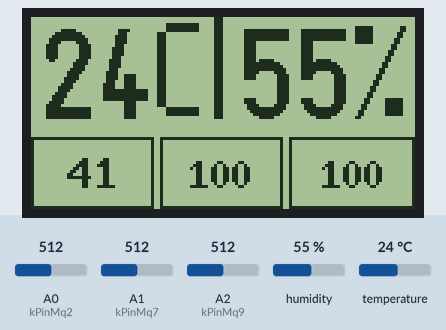
Recording of a program running on a simulated Arduino Uno, built with avr-gcc and run on an emulated ATmega328P. On the bench: 128×64 one-colour display. Wiring (inferred from the names in the program): AHT10/20 sensor at I2C address 0x38. The inputs (shaded band) are chosen by the test bench; at power-on: A2 (kPinMq9) = 512, A0 (kPinMq2) = 512, A1 (kPinMq7) = 512, humidity 55 %, temperature 24 °C. What the program prints to the serial monitor is not drawn.

Above: at 3.5 s.
3.6 s: A2 (kPinMq9) set to 306
At 4.92 s:
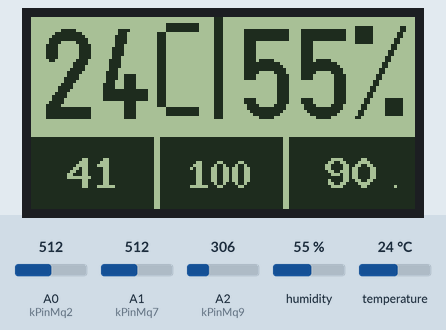
8.1 s: A0 (kPinMq2) set to 90
At 8.92 s:
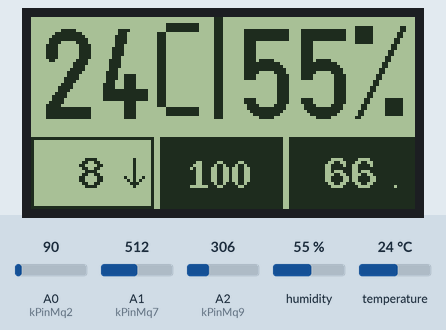
11.1 s: A1 (kPinMq7) set to 30
At 12.5 s:
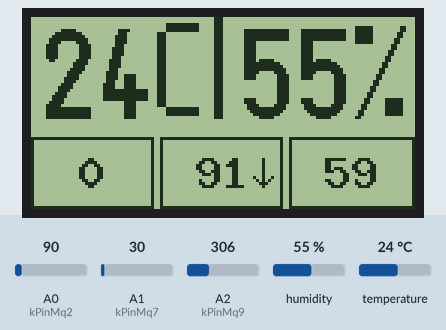
13.1 s: humidity set to 22 %
At 59.94 s:
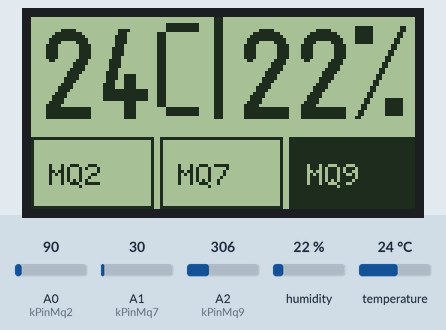

Measured:
- after the input at 3.6 s, the display: first differs from a run without the input after 1.1 s (image 1)
- after the input at 8.1 s, the display: first differs from a run without the input after 0.59 s (image 2)
- after the input at 11.1 s, the display: first differs from a run without the input after 0.57 s (image 3 shows a later state)
- what the display in image 1 shows lasts 0.5 s, from 4.7 s to 5.2 s
- what the display in image 3 shows lasts 0.6 s, from 12.1 s to 12.7 s

The program:

main.cpp
```cpp
#include <Arduino.h>

#include "air_quality.h"
#include "climate.h"
#include "config.h"
#include "display.h"
#include "sensors.h"
#include "serial_output.h"

namespace {

unsigned long lastSampleMs = 0UL;
unsigned long lastDisplayMs = 0UL;

bool intervalElapsed(unsigned long nowMs, unsigned long previousMs, unsigned long intervalMs) {
  return nowMs - previousMs >= intervalMs;
}

}  // namespace

void setup() {
  serialOutputBegin();
  delay(500);

  sensorsBegin();
  airQualityBegin();
  climateBegin();
  displayBegin();
  displaySplash();
  serialOutputHeader();

  sensorsUpdate();
  airQualityUpdate();
  const unsigned long startMs = millis();
  serialOutputCsv(startMs);
  lastSampleMs = startMs;
  lastDisplayMs = startMs;

  delay(Config::kSplashMs);
}

void loop() {
  const unsigned long nowMs = millis();

  climatePoll(nowMs);

  if (intervalElapsed(nowMs, lastSampleMs, Config::kSampleIntervalMs)) {
    lastSampleMs = nowMs;
    sensorsUpdate();
    airQualityUpdate();
    serialOutputCsv(nowMs);
  }

  if (intervalElapsed(nowMs, lastDisplayMs, Config::kDisplayIntervalMs)) {
    lastDisplayMs = nowMs;
    displayReadings(nowMs);
  }
}
```

air_quality.h
```cpp
#ifndef ARDUINO_MQ_AIR_QUALITY_H
#define ARDUINO_MQ_AIR_QUALITY_H

#include <Arduino.h>

enum class AlertLevel : uint8_t {
  kOk = 0,
  kVentilate,
  kAlarm,
};

enum class AlertCause : uint8_t {
  kNone = 0,
  kMq2,
  kMq7,
  kMq9,
  kMultiple,
};

enum class TrendDirection : uint8_t {
  kStable = 0,
  kUp,
  kDown,
};

struct AirQualityStatus {
  AlertLevel level;
  AlertCause cause;
  uint8_t mq2Index;
  uint8_t mq7Index;
  uint8_t mq9Index;
  TrendDirection mq2Trend;
  TrendDirection mq7Trend;
  TrendDirection mq9Trend;
  uint16_t mq2CompensatedRaw;
  uint16_t mq7CompensatedRaw;
  uint16_t mq9CompensatedRaw;
};

void airQualityBegin();
void airQualityUpdate();
AirQualityStatus airQualityStatus();

#endif  // ARDUINO_MQ_AIR_QUALITY_H
```

climate.h
```cpp
#ifndef ARDUINO_MQ_CLIMATE_H
#define ARDUINO_MQ_CLIMATE_H

#include <Arduino.h>

struct ClimateReading {
  bool available;
  bool valid;
  int16_t temperatureC10;
  uint16_t humidityPct10;
};

void climateBegin();
void climatePoll(unsigned long nowMs);
ClimateReading climateReading();

#endif  // ARDUINO_MQ_CLIMATE_H
```

display.h
```cpp
#ifndef ARDUINO_MQ_DISPLAY_H
#define ARDUINO_MQ_DISPLAY_H

#include <Arduino.h>

void displayBegin();
void displaySplash();
void displayReadings(unsigned long nowMs);

#endif  // ARDUINO_MQ_DISPLAY_H
```

sensors.h
```cpp
#ifndef ARDUINO_MQ_SENSORS_H
#define ARDUINO_MQ_SENSORS_H

#include <Arduino.h>

enum class SensorId : uint8_t {
  kMq2 = 0,
  kMq7,
  kMq9,
  kCount,
};

constexpr uint8_t kSensorCount = static_cast<uint8_t>(SensorId::kCount);

struct SensorReading {
  uint16_t raw;
  uint16_t millivolts;
};

void sensorsBegin();
void sensorsUpdate();
SensorReading sensorReading(SensorId id);
void copySensorLabel(SensorId id, char* buffer, size_t size);
uint16_t rawToMillivolts(uint16_t raw);

#endif  // ARDUINO_MQ_SENSORS_H
```

serial_output.h
```cpp
#ifndef ARDUINO_MQ_SERIAL_OUTPUT_H
#define ARDUINO_MQ_SERIAL_OUTPUT_H

#include <Arduino.h>

void serialOutputBegin();
void serialOutputHeader();
void serialOutputCsv(unsigned long nowMs);

#endif  // ARDUINO_MQ_SERIAL_OUTPUT_H
```

air_quality.cpp
```cpp
#include "air_quality.h"

#include "climate.h"
#include "config.h"
#include "sensors.h"

namespace {

struct ChannelTracker {
  bool initialized;
  uint16_t filteredRaw;
  uint8_t previousIndex;
};

ChannelTracker trackers[kSensorCount] = {};
AirQualityStatus status = {
    AlertLevel::kOk,
    AlertCause::kNone,
    0,
    0,
    0,
    TrendDirection::kStable,
    TrendDirection::kStable,
    TrendDirection::kStable,
    0,
    0,
    0,
};

bool trendInitialized = false;

uint8_t indexOf(SensorId id) {
  return static_cast<uint8_t>(id);
}

int16_t clampPermille(int16_t value) {
  if (value < Config::kCorrectionMinPermille) {
    return Config::kCorrectionMinPermille;
  }

  if (value > Config::kCorrectionMaxPermille) {
    return Config::kCorrectionMaxPermille;
  }

  return value;
}

uint16_t compensateRaw(uint16_t raw, const ClimateReading& climate) {
  if (!climate.valid) {
    return raw;
  }

  const int16_t tempDeltaC =
      static_cast<int16_t>((climate.temperatureC10 - Config::kClimateRefTempC10) / 10);
  const int16_t humidityDeltaPct = static_cast<int16_t>(
      (static_cast<int16_t>(climate.humidityPct10) -
       static_cast<int16_t>(Config::kClimateRefHumidityPct10)) /
      10);

  const int16_t factorPermille = clampPermille(static_cast<int16_t>(
      1000 +
      (tempDeltaC * Config::kTempCorrectionPermillePerC) +
      (humidityDeltaPct * Config::kHumidityCorrectionPermillePerPct)));

  return static_cast<uint16_t>(
      (static_cast<uint32_t>(raw) * 1000UL + (factorPermille / 2)) /
      static_cast<uint16_t>(factorPermille));
}

uint16_t filteredRaw(ChannelTracker* tracker, uint16_t compensatedRaw) {
  if (!tracker->initialized) {
    tracker->initialized = true;
    tracker->filteredRaw = compensatedRaw;
    tracker->previousIndex = 0U;
    return compensatedRaw;
  }

  tracker->filteredRaw = static_cast<uint16_t>(
      ((static_cast<uint32_t>(tracker->filteredRaw) * 3UL) + compensatedRaw + 2UL) /
      4UL);
  return tracker->filteredRaw;
}

uint8_t scaledIndex(uint16_t raw, uint16_t zeroRaw, uint16_t fullRaw) {
  if (raw <= zeroRaw || fullRaw <= zeroRaw) {
    return 0U;
  }

  const uint32_t span = static_cast<uint32_t>(fullRaw - zeroRaw);
  uint32_t scaled =
      (static_cast<uint32_t>(raw - zeroRaw) * Config::kAirIndexMax + (span / 2UL)) /
      span;

  if (scaled > Config::kAirIndexMax) {
    scaled = Config::kAirIndexMax;
  }

  return static_cast<uint8_t>(scaled);
}

TrendDirection trendFor(uint8_t current, uint8_t previous) {
  constexpr uint8_t kTrendStep = 3U;

  if (current >= previous + kTrendStep) {
    return TrendDirection::kUp;
  }

  if (previous >= current + kTrendStep) {
    return TrendDirection::kDown;
  }

  return TrendDirection::kStable;
}

void markCause(bool mq2Active, bool mq7Active, bool mq9Active) {
  const uint8_t activeCount =
      (mq2Active ? 1U : 0U) + (mq7Active ? 1U : 0U) + (mq9Active ? 1U : 0U);

  if (activeCount == 0U) {
    status.cause = AlertCause::kNone;
  } else if (activeCount > 1U) {
    status.cause = AlertCause::kMultiple;
  } else if (mq2Active) {
    status.cause = AlertCause::kMq2;
  } else if (mq7Active) {
    status.cause = AlertCause::kMq7;
  } else {
    status.cause = AlertCause::kMq9;
  }
}

}  // namespace

void airQualityBegin() {
  for (uint8_t i = 0; i < kSensorCount; ++i) {
    trackers[i] = {false, 0U, 0U};
  }

  trendInitialized = false;
}

void airQualityUpdate() {
  const SensorReading mq2 = sensorReading(SensorId::kMq2);
  const SensorReading mq7 = sensorReading(SensorId::kMq7);
  const SensorReading mq9 = sensorReading(SensorId::kMq9);
  const ClimateReading climate = climateReading();

  status.mq2CompensatedRaw = compensateRaw(mq2.raw, climate);
  status.mq7CompensatedRaw = compensateRaw(mq7.raw, climate);
  status.mq9CompensatedRaw = compensateRaw(mq9.raw, climate);

  const uint16_t mq2Filtered =
      filteredRaw(&trackers[indexOf(SensorId::kMq2)], status.mq2CompensatedRaw);
  const uint16_t mq7Filtered =
      filteredRaw(&trackers[indexOf(SensorId::kMq7)], status.mq7CompensatedRaw);
  const uint16_t mq9Filtered =
      filteredRaw(&trackers[indexOf(SensorId::kMq9)], status.mq9CompensatedRaw);

  const uint8_t mq2Index =
      scaledIndex(mq2Filtered, Config::kMq2IndexZeroRaw, Config::kMq2IndexFullRaw);
  const uint8_t mq7Index =
      scaledIndex(mq7Filtered, Config::kMq7IndexZeroRaw, Config::kMq7IndexFullRaw);
  const uint8_t mq9Index =
      scaledIndex(mq9Filtered, Config::kMq9IndexZeroRaw, Config::kMq9IndexFullRaw);

  if (trendInitialized) {
    status.mq2Trend = trendFor(mq2Index, trackers[indexOf(SensorId::kMq2)].previousIndex);
    status.mq7Trend = trendFor(mq7Index, trackers[indexOf(SensorId::kMq7)].previousIndex);
    status.mq9Trend = trendFor(mq9Index, trackers[indexOf(SensorId::kMq9)].previousIndex);
  } else {
    status.mq2Trend = TrendDirection::kStable;
    status.mq7Trend = TrendDirection::kStable;
    status.mq9Trend = TrendDirection::kStable;
    trendInitialized = true;
  }

  status.mq2Index = mq2Index;
  status.mq7Index = mq7Index;
  status.mq9Index = mq9Index;

  trackers[indexOf(SensorId::kMq2)].previousIndex = mq2Index;
  trackers[indexOf(SensorId::kMq7)].previousIndex = mq7Index;
  trackers[indexOf(SensorId::kMq9)].previousIndex = mq9Index;

  const bool mq2Alarm = mq2Index >= Config::kAirAlarmIndex;
  const bool mq7Alarm = mq7Index >= Config::kAirAlarmIndex;
  const bool mq9Alarm = mq9Index >= Config::kAirAlarmIndex;
  const bool mq2Ventilate = mq2Index >= Config::kAirVentilateIndex;
  const bool mq7Ventilate = mq7Index >= Config::kAirVentilateIndex;
  const bool mq9Ventilate = mq9Index >= Config::kAirVentilateIndex;

  if (mq2Alarm || mq7Alarm || mq9Alarm) {
    status.level = AlertLevel::kAlarm;
    markCause(mq2Alarm, mq7Alarm, mq9Alarm);
  } else if (mq2Ventilate || mq7Ventilate || mq9Ventilate) {
    status.level = AlertLevel::kVentilate;
    markCause(mq2Ventilate, mq7Ventilate, mq9Ventilate);
  } else {
    status.level = AlertLevel::kOk;
    status.cause = AlertCause::kNone;
  }
}

AirQualityStatus airQualityStatus() {
  return status;
}
```

climate.cpp
```cpp
#include "climate.h"

#include <Wire.h>

#include "config.h"

namespace {

constexpr uint8_t kCmdInitialize = 0xE1U;
constexpr uint8_t kCmdMeasure = 0xACU;
constexpr uint8_t kCmdSoftReset = 0xBAU;
constexpr uint8_t kStatusBusy = 0x80U;
constexpr uint8_t kStatusCalibrated = 0x08U;
constexpr uint8_t kMeasurementBytes = 6U;
constexpr uint32_t kAhtScale = 1048576UL;

enum class DriverState : uint8_t {
  kUnavailable,
  kIdle,
  kMeasuring,
};

ClimateReading latest = {false, false, 0, 0};
DriverState state = DriverState::kUnavailable;
unsigned long lastStartMs = 0UL;
unsigned long lastRetryMs = 0UL;

bool writeCommand(uint8_t command) {
  Wire.beginTransmission(Config::kAht10Address);
  Wire.write(command);
  return Wire.endTransmission() == 0;
}

bool writeCommand(uint8_t command, uint8_t arg0, uint8_t arg1) {
  Wire.beginTransmission(Config::kAht10Address);
  Wire.write(command);
  Wire.write(arg0);
  Wire.write(arg1);
  return Wire.endTransmission() == 0;
}

bool readStatus(uint8_t* status) {
  if (status == nullptr) {
    return false;
  }

  const uint8_t received = Wire.requestFrom(Config::kAht10Address, static_cast<uint8_t>(1U));
  if (received != 1U || Wire.available() == 0) {
    return false;
  }

  *status = Wire.read();
  return true;
}

bool initializeSensor() {
  if (!writeCommand(kCmdSoftReset)) {
    return false;
  }
  delay(20);

  if (!writeCommand(kCmdInitialize, 0x08U, 0x00U)) {
    return false;
  }
  delay(10);

  uint8_t status = 0U;
  if (!readStatus(&status)) {
    return false;
  }

  return (status & kStatusCalibrated) != 0U;
}

bool startMeasurement(unsigned long nowMs) {
  if (!writeCommand(kCmdMeasure, 0x33U, 0x00U)) {
    return false;
  }

  lastStartMs = nowMs;
  state = DriverState::kMeasuring;
  return true;
}

bool readMeasurement() {
  uint8_t data[kMeasurementBytes] = {};
  const uint8_t received = Wire.requestFrom(Config::kAht10Address, kMeasurementBytes);

  if (received != kMeasurementBytes) {
    return false;
  }

  for (uint8_t i = 0; i < kMeasurementBytes; ++i) {
    if (Wire.available() == 0) {
      return false;
    }
    data[i] = Wire.read();
  }

  if ((data[0] & kStatusBusy) != 0U) {
    return false;
  }

  const uint32_t rawHumidity =
      (static_cast<uint32_t>(data[1]) << 12U) |
      (static_cast<uint32_t>(data[2]) << 4U) |
      (static_cast<uint32_t>(data[3]) >> 4U);

  const uint32_t rawTemperature =
      ((static_cast<uint32_t>(data[3]) & 0x0FUL) << 16U) |
      (static_cast<uint32_t>(data[4]) << 8U) |
      static_cast<uint32_t>(data[5]);

  uint16_t humidityPct10 = static_cast<uint16_t>(
      ((rawHumidity * 1000UL) + (kAhtScale / 2UL)) / kAhtScale);
  if (humidityPct10 > 1000U) {
    humidityPct10 = 1000U;
  }

  const int16_t temperatureC10 = static_cast<int16_t>(
      ((rawTemperature * 2000UL) + (kAhtScale / 2UL)) / kAhtScale) -
      500;

  latest.available = true;
  latest.valid = true;
  latest.temperatureC10 = temperatureC10;
  latest.humidityPct10 = humidityPct10;
  return true;
}

void markUnavailable(unsigned long nowMs) {
  latest.available = false;
  latest.valid = false;
  state = DriverState::kUnavailable;
  lastRetryMs = nowMs;
}

}  // namespace

void climateBegin() {
  Wire.begin();
  Wire.setClock(100000UL);

  if (initializeSensor()) {
    latest.available = true;
    latest.valid = false;
    state = DriverState::kIdle;
  } else {
    markUnavailable(millis());
  }
}

void climatePoll(unsigned long nowMs) {
  switch (state) {
    case DriverState::kUnavailable:
      if (nowMs - lastRetryMs >= Config::kClimateRetryIntervalMs && initializeSensor()) {
        latest.available = true;
        latest.valid = false;
        state = DriverState::kIdle;
      }
      break;

    case DriverState::kIdle:
      if (nowMs - lastStartMs >= Config::kClimateIntervalMs && !startMeasurement(nowMs)) {
        markUnavailable(nowMs);
      }
      break;

    case DriverState::kMeasuring:
      if (nowMs - lastStartMs >= Config::kAht10MeasurementDelayMs) {
        if (readMeasurement()) {
          state = DriverState::kIdle;
        } else {
          markUnavailable(nowMs);
        }
      }
      break;
  }
}

ClimateReading climateReading() {
  return latest;
}
```

sensors.cpp
```cpp
#include "sensors.h"

#include <avr/pgmspace.h>
#include <string.h>

#include "config.h"

namespace {

constexpr uint8_t kSensorPins[kSensorCount] = {
    Config::kPinMq2,
    Config::kPinMq7,
    Config::kPinMq9,
};

SensorReading readings[kSensorCount] = {};

const char kLabelMq2[] PROGMEM = "MQ-2";
const char kLabelMq7[] PROGMEM = "MQ-7";
const char kLabelMq9[] PROGMEM = "MQ-9";

const char* const kSensorLabels[] PROGMEM = {
    kLabelMq2,
    kLabelMq7,
    kLabelMq9,
};

uint8_t indexOf(SensorId id) {
  const uint8_t index = static_cast<uint8_t>(id);
  return index < kSensorCount ? index : 0U;
}

uint16_t readAveragedAnalog(uint8_t pin) {
  uint32_t sum = 0UL;

  analogRead(pin);  // Discard the first conversion after an ADC mux change.
  for (uint8_t i = 0; i < Config::kAnalogSamples; ++i) {
    sum += analogRead(pin);
    delayMicroseconds(Config::kAnalogSampleDelayUs);
  }

  return static_cast<uint16_t>((sum + (Config::kAnalogSamples / 2U)) / Config::kAnalogSamples);
}

}  // namespace

void sensorsBegin() {
  analogReference(DEFAULT);

  for (uint8_t i = 0; i < kSensorCount; ++i) {
    pinMode(kSensorPins[i], INPUT);
  }
}

void sensorsUpdate() {
  for (uint8_t i = 0; i < kSensorCount; ++i) {
    readings[i].raw = readAveragedAnalog(kSensorPins[i]);
    readings[i].millivolts = rawToMillivolts(readings[i].raw);
  }
}

SensorReading sensorReading(SensorId id) {
  return readings[indexOf(id)];
}

void copySensorLabel(SensorId id, char* buffer, size_t size) {
  if (buffer == nullptr || size == 0U) {
    return;
  }

  const uint8_t index = indexOf(id);
  PGM_P label = reinterpret_cast<PGM_P>(pgm_read_ptr(&kSensorLabels[index]));
  strncpy_P(buffer, label, size);
  buffer[size - 1U] = '\0';
}

uint16_t rawToMillivolts(uint16_t raw) {
  return static_cast<uint16_t>(
      (static_cast<uint32_t>(raw) * Config::kVrefMv) / Config::kAdcMax);
}
```

serial_output.cpp
```cpp
#include "serial_output.h"

#include "air_quality.h"
#include "climate.h"
#include "config.h"
#include "sensors.h"

namespace {

void printSignedTenths(int16_t value) {
  const bool negative = value < 0;
  const uint16_t absolute = negative ? static_cast<uint16_t>(-value) : value;

  if (negative) {
    Serial.print('-');
  }

  Serial.print(absolute / 10U);
  Serial.print('.');
  Serial.print(absolute % 10U);
}

void printUnsignedTenths(uint16_t value) {
  Serial.print(value / 10U);
  Serial.print('.');
  Serial.print(value % 10U);
}

const __FlashStringHelper* alertLevelText(AlertLevel level) {
  switch (level) {
    case AlertLevel::kOk:
      return F("ok");
    case AlertLevel::kVentilate:
      return F("ventilate");
    case AlertLevel::kAlarm:
      return F("alarm");
  }

  return F("ok");
}

const __FlashStringHelper* alertCauseText(AlertCause cause) {
  switch (cause) {
    case AlertCause::kNone:
      return F("none");
    case AlertCause::kMq2:
      return F("mq2");
    case AlertCause::kMq7:
      return F("mq7");
    case AlertCause::kMq9:
      return F("mq9");
    case AlertCause::kMultiple:
      return F("multiple");
  }

  return F("none");
}

}  // namespace

void serialOutputBegin() {
  Serial.begin(Config::kSerialBaud);
}

void serialOutputHeader() {
  Serial.println(F(
      "time_ms,aht10_ok,temp_c,humidity_pct,alert,alert_cause,mq2_index,mq7_index,mq9_index,mq2_comp_raw,mq7_comp_raw,mq9_comp_raw,mq2_raw,mq2_mv,mq7_raw,mq7_mv,mq9_raw,mq9_mv"));
}

void serialOutputCsv(unsigned long nowMs) {
  const AirQualityStatus airStatus = airQualityStatus();
  const ClimateReading climate = climateReading();
  const SensorReading mq2 = sensorReading(SensorId::kMq2);
  const SensorReading mq7 = sensorReading(SensorId::kMq7);
  const SensorReading mq9 = sensorReading(SensorId::kMq9);

  Serial.print(nowMs);
  Serial.print(',');
  Serial.print(climate.valid ? 1 : 0);
  Serial.print(',');
  if (climate.valid) {
    printSignedTenths(climate.temperatureC10);
  }
  Serial.print(',');
  if (climate.valid) {
    printUnsignedTenths(climate.humidityPct10);
  }
  Serial.print(',');
  Serial.print(alertLevelText(airStatus.level));
  Serial.print(',');
  Serial.print(alertCauseText(airStatus.cause));
  Serial.print(',');
  Serial.print(airStatus.mq2Index);
  Serial.print(',');
  Serial.print(airStatus.mq7Index);
  Serial.print(',');
  Serial.print(airStatus.mq9Index);
  Serial.print(',');
  Serial.print(airStatus.mq2CompensatedRaw);
  Serial.print(',');
  Serial.print(airStatus.mq7CompensatedRaw);
  Serial.print(',');
  Serial.print(airStatus.mq9CompensatedRaw);
  Serial.print(',');
  Serial.print(mq2.raw);
  Serial.print(',');
  Serial.print(mq2.millivolts);
  Serial.print(',');
  Serial.print(mq7.raw);
  Serial.print(',');
  Serial.print(mq7.millivolts);
  Serial.print(',');
  Serial.print(mq9.raw);
  Serial.print(',');
  Serial.println(mq9.millivolts);
}
```

Source omitted: display.cpp (5725 bytes), config.h (1746 bytes)
